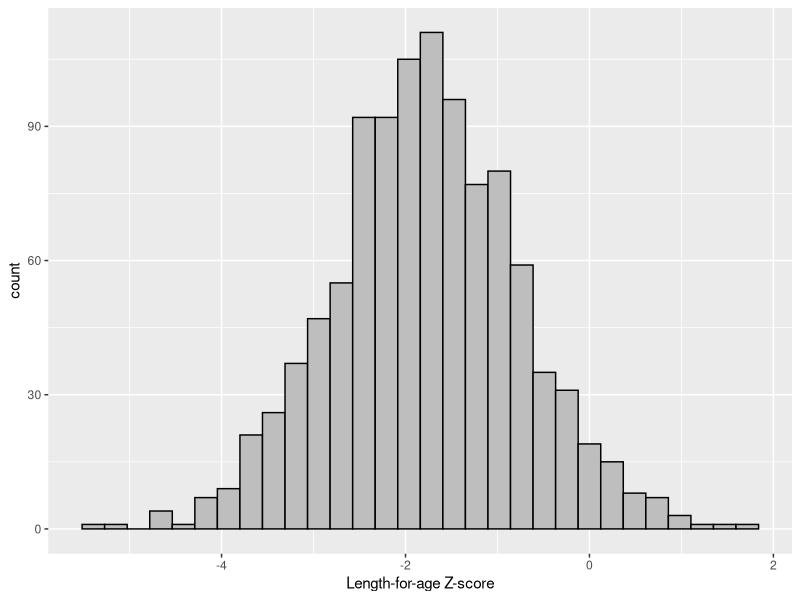
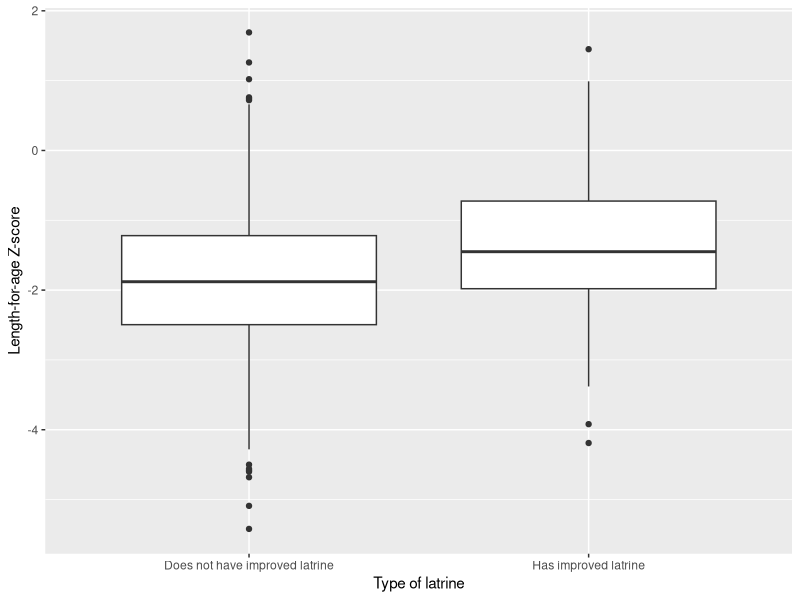

Here is the R script that generated these plots, in order:
#################################################
# R-for-Epi
# Epidemiologic Methods II (PHW250F, PHW250G)
# created by Jade Benjamin-Chung

# Solutions: Epidemiologic data analysis
# homework #2: analysis preparation
#####################################
# Load okR autograder
# devtools::source_gist(id='70cb79937ffd5067444c5d364230fc93', filename='hw_epi_analysis_2.ok.R', quiet = TRUE)
# AutograderInit()

# NOTE: In this homework, in order for the autograder
# to run correctly, you must run the code for each
# problem in order. If you have trouble with the 
# autograder, try running your code again starting 
# from line 10.

#-----------------------------------------------
# Problem 1: Load the packages you will need for
# this analysis
#-----------------------------------------------
library(dplyr)
library(ggplot2)

# Check your answer
# CheckProblem1()

#-----------------------------------------------
# Problem 2: Read in the three required datasets 
# for this analysis and name them as follows: 

# treatment: washb-bangladesh-tr-public.csv
# enroll: washb-bangladesh-enrol-public.csv
# anthro: washb-bangladesh-anthro-public.csv
#-----------------------------------------------
# Load each dataset 
treatment = read.csv("data/washb-data/washb-bangladesh-tr-public.csv")
enroll = read.csv("data/washb-data/washb-bangladesh-enrol-public.csv")
anthro = read.csv("data/washb-data/washb-bangladesh-anthro-public.csv")

# Check your answer
# CheckProblem2()

#-----------------------------------------------
# Problem 3: Merge together the treatment and 
# enroll data frames. Name the merged data frame
# enroll_tr
#-----------------------------------------------
enroll_tr = full_join(enroll, treatment, by=c("block","clusterid"))

# Check your answer
# CheckProblem3()

#-----------------------------------------------
# Problem 4: Merge together the enroll_tr and 
# anthro data frames. Name the merged data frame
# all.  
#-----------------------------------------------
all = inner_join(enroll_tr, anthro, by=c("block","clusterid","dataid"))

# Check your answer
# CheckProblem4()

#-----------------------------------------------
# Problem 5: Subset the data frame all to only 
# the control arm
#-----------------------------------------------
all = all %>% filter(tr == "Control")

# Check your answer
# CheckProblem5()

#-----------------------------------------------
# Problem 6: Subset the data frame all to only
# observations collected at the first measurement
# time point (baseline)
#-----------------------------------------------
all = all %>% filter(svy == 2)

# Check your answer
# CheckProblem6()


#-----------------------------------------------
# Problem 7: Make a variable called “implatrine” 
# in the all data frame that is a factor variable
# equal to "Has improved latrine" if the household owns 
# a latrine with a functional water seal and equal
# to "Does not have improved latrine" if they do not. 
# If the value for latseal is missing, code the 
# implatrine variable as 0.
#-----------------------------------------------
all = all %>% mutate(implatrine = factor(ifelse(latown==1 & latseal==1, 
              "Has improved latrine", "Does not have improved latrine")))

# Check your answer
# CheckProblem7()


#-----------------------------------------------
# Problem 8: Subset the data frame all by removing
# any rows for people who had missing laz or missing
# implatrine
#-----------------------------------------------
all = all %>% 
  filter(!is.na(laz)) %>%
  filter(!is.na(implatrine))

# Check your answer
# CheckProblem8()


#-----------------------------------------------
# Problem 9: Create a histogram showing the 
# distribution of the length-for-age
# Z-score. Label the x-axis "Length-for-age Z-score".
# Name the plot object "laz_histogram". 
# Make the bars have a gray fill and a black outline. 
#-----------------------------------------------
laz_histogram = ggplot(all, aes(x = laz)) + 
  geom_histogram(col = "black", fill = "gray") + 
  xlab("Length-for-age Z-score")

laz_histogram 

# Check your answer
# CheckProblem9()


#-----------------------------------------------
# Problem 9b: Examine the distribution in the histogram
# you created. What do you conclude about the 
# nutritional status of children in this study 
# at endline? Recall that children who have LAZ< -2
# are considered to be "stunted" (ie, shorter than
# is considered normal for their age and sex). 

# Write 1-2 sentences including line breaks, and use
# the "hash" symbol (#) at the beginning of each line
# to comment out your answer. 
#-----------------------------------------------


#-----------------------------------------------
# Problem 10: Create a box plot for the length-for-age 
# Z-score within categories of implatrine. Label
# the x-axis "Type of latrine" and the y-axis 
# "Length-for-age Z-score". Name the plot object
# "laz_lat_boxplot". 
#-----------------------------------------------
laz_lat_boxplot = ggplot(all, aes(y = laz, x = implatrine)) + 
  geom_boxplot() + 
  xlab("Type of latrine") + 
  ylab("Length-for-age Z-score")

laz_lat_boxplot

# Check your answer
# CheckProblem10()

#-----------------------------------------------
# Problem 10b: Examine the boxplot you created. 
# What do you conclude about the distribution of 
# LAZ among those with vs. without improved latrines?

# Write 1-2 sentences including line breaks, and use
# the "hash" symbol (#) at the beginning of each line
# to comment out your answer. 
#-----------------------------------------------


#-----------------------------------------------
# Problem 11: 
# a) Calculate the mean LAZ among those
# with improved latrines and name it mean_laz_implat1.

# b) Calculate the mean LAZ among those without
# improved latrines and name it mean_laz_implat0.

# c) Calculate the mean difference in LAZ among 
# those with and without improved latrines. Name 
# the results object diff_mean_laz_implat. 

# The autograder will only check diff_mean_laz_implat.
#-----------------------------------------------
mean_laz_implat1 = mean(all$laz[all$implatrine == "Has improved latrine"])
mean_laz_implat0 = mean(all$laz[all$implatrine == "Does not have improved latrine"])

diff_mean_laz_implat = mean_laz_implat1 - mean_laz_implat0
diff_mean_laz_implat

# Check your answer
# CheckProblem11()

#-----------------------------------------------
# Problem 11b: Examining the mean in each category
# of improved latrine, what do you conclude 
# about the crude association between improved
# latrine ownership and length-for-age? 

# Write 1-2 sentences including line breaks, and use
# the "hash" symbol (#) at the beginning of each line
# to comment out your answer. 
#-----------------------------------------------



#-----------------------------------------------
# Problem 12: Assess confounding by a variable
# that serves as a proxy for household wealth:
# refrigerator ownership. This will allow you to 
# assess confounding of the mean difference by 
# household refrigerator ownership. 

# a) Calculate the mean LAZ among those whose 
# household owns an improved latrine and a refrigerator.
# Name it mean_laz_implat1_refrig1.

# b) Calculate the mean LAZ among those whose 
# household does not owns an improved latrine
# and does own a refrigerator.
# Name it mean_laz_implat0_refrig1.

# c) Calculate the mean difference in LAZ among those
# with and without latrines among those whose
# household owns a refrigerator.
# Hint: use your answers from a) and b).
# Name it diff_mean_laz_implat_refrig1.

# d) Calculate the mean LAZ among those whose 
# household owns an improved latrine and does not own a 
# refrigerator.
# Name it mean_laz_implat1_refrig0.

# e) Calculate the mean LAZ among those whose 
# household does not owns an improved latrine
# and does not own a refrigerator.
# Name it mean_laz_implat0_refrig0.

# f) Calculate the mean difference in LAZ among those
# with and without latrines among those whose
# household does not own a refrigerator.
# Hint: use your answers from d) and e).
# Name it diff_mean_laz_implat_refrig0.

# The autograder will only check diff_mean_laz_implat_refrig1
# and diff_mean_laz_implat_refrig0
#-----------------------------------------------
mean_laz_implat1_refrig1 = mean(all$laz[all$implatrine == 
                 "Has improved latrine" & all$asset_refrig==1])
mean_laz_implat0_refrig1 = mean(all$laz[all$implatrine == 
                 "Does not have improved latrine" & all$asset_refrig==1])

mean_laz_implat1_refrig0 = mean(all$laz[all$implatrine == 
                 "Has improved latrine" & all$asset_refrig==0])
mean_laz_implat0_refrig0 = mean(all$laz[all$implatrine == 
                 "Does not have improved latrine" & all$asset_refrig==0])

diff_mean_laz_implat_refrig1 = mean_laz_implat1_refrig1 - mean_laz_implat0_refrig1
diff_mean_laz_implat_refrig0 = mean_laz_implat1_refrig0 - mean_laz_implat0_refrig0

diff_mean_laz_implat_refrig1
diff_mean_laz_implat_refrig0

# Check your answer
# CheckProblem12()

#-----------------------------------------------
# Problem 12b: Examining the mean in each category
# of improved latrine stratified by household 
# refrigerator ownership, what do you conclude 
# about confounding of the association between 
# improved latrine ownership and length-for-age 
# by household refrigerator ownership? 
#-----------------------------------------------



# --------------------------------------------
# Check your total score (excludes short answer
# questions, which will be graded in okpy)
# MyTotalScore()
# --------------------------------------------


